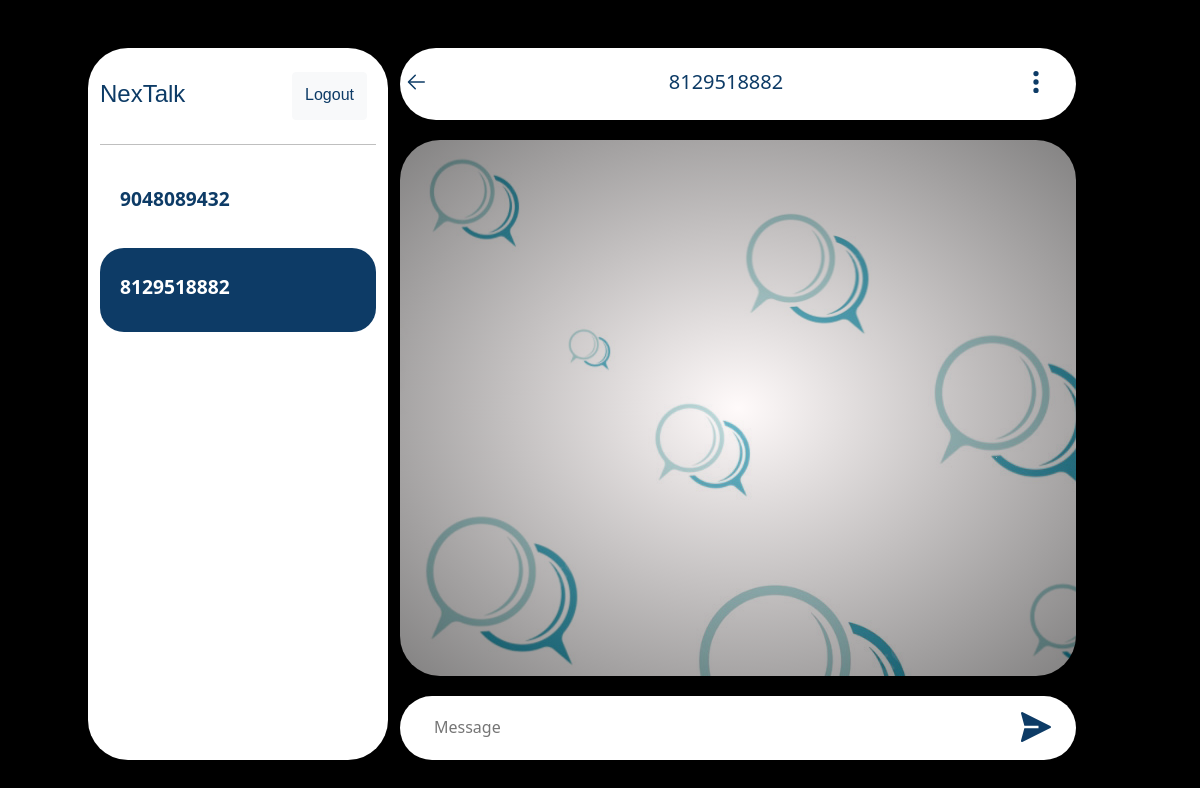
/6 (signed in), run on the app's committed database.
### chat/models.py (models this page shows)
class Thread(models.Model):
    first_person = models.ForeignKey(User, on_delete=models.CASCADE, null=True, blank=True, related_name='thread_first_person')
    second_person = models.ForeignKey(User, on_delete=models.CASCADE, null=True, blank=True,
                                     related_name='thread_second_person')
    updated = models.DateTimeField(auto_now=True)
    timestamp = models.DateTimeField(auto_now_add=True)
    objects = ThreadManager()
    class Meta:
        unique_together = ['first_person', 'second_person']

### chat/views.py (the view)
# urls.py: path('<slug:slug>',views.room,name='room'),
def room(request,slug):
    if request.user.is_authenticated:
        tr=Thread.objects.filter(id=slug)
        threads=Thread.objects.by_user(user=request.user)
        threadid = Thread.objects.filter(id=slug).first()
        msg=ChatMessage.objects.filter(thread=threadid).order_by('timestamp')
        context = {
            'Threads': threads,
            'msg':msg,
            'thread':tr,
            'tr':tr
        }
        return render(request,'chat.html',context)
    else:
        return redirect('login')

### chat/models.py (called while the page is built)
    def by_user(self, **kwargs):
        user = kwargs.get('user')
        lookup = Q(first_person=user) | Q(second_person=user)
        qs = self.get_queryset().filter(lookup).distinct()
        return qs

### templates/chat.html (shortened to what this page needs)
{% extends "common.html" %}
{% block content %}
<div class="row mt-5 mb-1">
    <div class="col-1"></div>
    <div class="col-md-3 chat-list vanish">
        <div class="name">
            <div class="row" style="height: 10vh;">
                <div class="col-9 d-flex" style="margin-top: 4vh;">
                    <h4>NexTalk</h4>
                </div>
                <div class="col-3  d-flex justify-content-center" style="margin-top: 3vh;">
                    <a href="logout" class="btn btn-light"
                        style="color:#0d3b66;font-family: Verdana, Geneva, Tahoma, sans-serif;padding-top: 1.2vh;height: 6vh;"
                        onMouseOver="this.style.background='#0d3b66',this.style.color='white',this.style.border='3px #8ecae6 double'"
                        onMouseOut="this.style.background='',this.style.color='#0d3b66',this.style.border='none'">
                        Logout
                        </span></a>
                </div>
            </div>
            <hr>
        </div>
        <div class="chat-id">
            {% for i in tr %}
            {% for thread in Threads %}
            {% if i.id == thread.id %}
            {% if thread.first_person.username == request.user.username %}
            <a href="{% url "room" thread.id %}" class="room-names">
                <div class="chat-names active"><span>{{ thread.second_person.username }}</span></div>
            </a>
            {% else %}
            <a href="{% url "room" thread.id %}" class="room-names">
                <div class="chat-names active"><span>{{ thread.first_person.username }}</span></div>
            </a>
            {% endif %}
            {% else %}
            {% if thread.first_person.username == request.user.username %}
            <a href="{% url "room" thread.id %}" class="room-names">
                <div class="chat-names"><span>{{ thread.second_person.username }}</span></div>
            </a>
            {% else %}
            <a href="{% url "room" thread.id %}" class="room-names">
                <div class="chat-names"><span>{{ thread.first_person.username }}</span></div>
            </a>
            {% endif %}
            {% endif %}
            {% endfor %}
            {% endfor %}
        </div>
    </div>
    <div class="col-11 col-md-7">
            <div class="head">
                <div class="row">
                    <div class="col-2 col-lg-1 d-flex justify-content-center">
                        <a href="home">
                            <svg class="back-icon" viewBox="0 0 1024 1024" xmlns="http://www.w3.org/2000/svg">
                                <path class="icon-path" d="M224 480h640a32 32 0 1 1 0 64H224a32 32 0 0 1 0-64" />
                                <path class="icon-path"
                                    d="m237.248 512l265.408 265.344a32 32 0 0 1-45.312 45.312l-288-288a32 32 0 0 1 0-45.312l288-288a32 32 0 1 1 45.312 45.312z" />
                            </svg>
                        </a>
                    </div>
                    <div class="col-8 col-lg-10 d-flex justify-content-center align-items-center">
                        {% for i in thread %}
                        {% if i.second_person.username == request.user.username %}
                        <h5 class="head-name">{{i.first_person}}</h5>
                        {% else %}
                        <h5 class="head-name">{{i.second_person}}</h5>
                        {% endif %}
                        {% endfor %}
                    </div>
                    <div class="col-2 col-lg-1 d-flex justify-content-center">
                        <svg class="back-icon" viewBox="0 0 20 20" xmlns="http://www.w3.org/2000/svg">
                            <path
                                d="M10.001 7.8a2.2 2.2 0 1 0 0 4.402A2.2 2.2 0 0 0 10 7.8zm0-2.6A2.2 2.2 0 1 0 9.999.8a2.2 2.2 0 0 0 .002 4.4zm0 9.6a2.2 2.2 0 1 0 0 4.402a2.2 2.2 0 0 0 0-4.402z" />
                        </svg>
                    </div>
                </div>
            </div>
            <div class="chat-msg" id="chat-ht">
            </div>
            <form id="sendForm">
                <div class="input">
                    <div class="row">
                        <div class="col-10 col-md-11">
                            <input type="text" id="input-message" placeholder="Message">
                        </div>
                        <div class="col-1 d-flex justify-content-center">
                            <button class="send-button" type="submit">
                                <svg class="send-icon" viewBox="0 0 32 32" xmlns="http://www.w3.org/2000/svg">
                                    <path class="icon-path"
                                        d="m27.45 15.11l-22-11a1 1 0 0 0-1.08.12a1 1 0 0 0-.33 1L6.69 15H18v2H6.69L4 26.74A1 1 0 0 0 5 28a1 1 0 0 0 .45-.11l22-11a1 1 0 0 0 0-1.78Z" />
                                </svg>
                            </button>
                        </div>
                    </div>
                </div>
            </form>
        </div>
</div>
{% endblock content %}

### static/css/chat.css (style rules this page uses)
:root { --mainbg: #000000; --bg:#fff; --text:#000; --seccol: #0d3b66; --light: #ade8f4; }
.body { height: 100%; width: 100%; background: var(--mainbg); }
.row { width: 100%; }
.chat-list { color: var(--text); width: fit-content; background: var(--bg); height: 89vh; border-radius: 5vh; }
.head { background: var(--bg); border-radius: 5vh; height: 9vh; }
.chat-msg { margin-top: 2.5vh; border-radius: 5vh; height: 67vh; overflow: auto; margin-bottom: 2.5vh; background: radial-gradient(rgb(255 243 243 / 40%), rgb(6 4 4 / 50%)), url('/static/images/bg.jpg'); }
.input { height: 8vh; margin-top: 2.5vh; background: var(--bg); border-radius: 5vh; }
.send-button { border: none; border-radius: 50%; background-color: var(--bg); }
.send-icon { height: 7.5vh; width: 5vh; fill: var(--seccol); }
#input-message { margin-left: 4vh; width: 95%; height: 100%; border: none; outline: none; caret-color: var(--seccol); font: 'Times New Roman', Times, serif large; }
.back-icon { height: 8.5vh; width: 3vh; fill: var(--seccol); }
.head-name { color: var(--seccol); margin-top: 1vh; }
.name { height: 10vh; }
.name h4 { font-family: Verdana, Geneva, Tahoma, sans-serif; font: 600 large; color: var(--seccol); }
.chat-id { margin: 4vh 0 0 0; }
.chat-names { width: 100%; height: 10.5vh; border-radius: 3vh; padding:3.1vh 0 0 2.5vh; margin-top: 0.5vh; color: var(--seccol); }
.room-names { text-decoration: none; }
.room-names span { font-weight: 600; font-size: larger; }
.active { background: var(--seccol); color: var(--bg); }

### data on the page
Thread: first_person.username "8129518882", first_person "8129518882"
Thread: first_person.username "9048089432"
